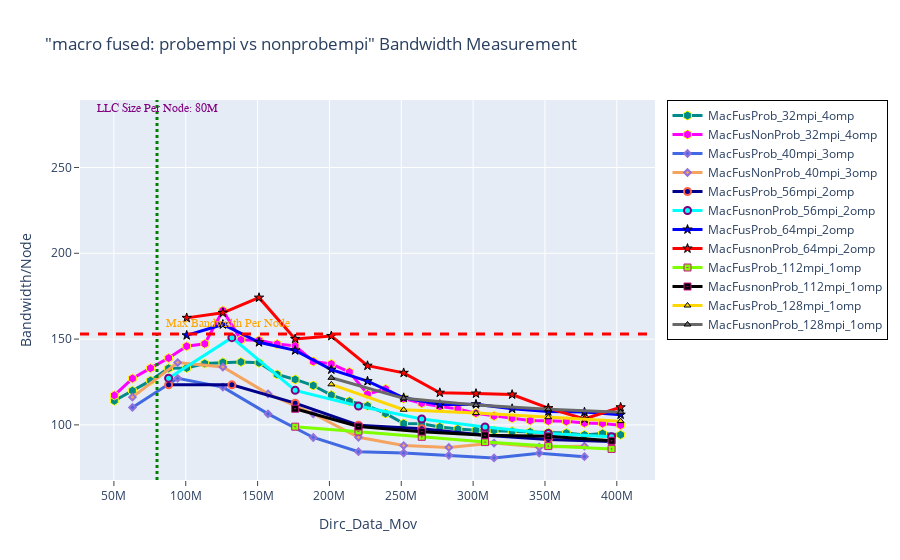

Notebook source saved alongside this figure:
### Markdown cell above
## Bandwidth - macro fused: probempi vs nonprobempi

### Code cell
fig = go.Figure() 

# 1----
fig.add_trace(go.Scatter(x=(dfn4MacFusProb_32mpi_4omp.Dirc_Data_Mov*(dfn4MacFusProb_32mpi_4omp.MPI_size/4)), 
                         y=(dfn4MacFusProb_32mpi_4omp.BAND*(dfn4MacFusProb_32mpi_4omp.MPI_size/4)), 
                         mode='lines+markers', 
                         name='MacFusProb_32mpi_4omp',
                         line=dict(color='darkcyan',width=3),
                         marker=dict(symbol='hexagon',size=9, line=dict(color='yellow',width=1))))

fig.add_trace(go.Scatter(x=(dfn4MacFusNonProb_32mpi_4omp.Dirc_Data_Mov*(dfn4MacFusNonProb_32mpi_4omp.MPI_size/4)), 
                         y=(dfn4MacFusNonProb_32mpi_4omp.BAND*(dfn4MacFusNonProb_32mpi_4omp.MPI_size/4)), 
                         mode='lines+markers', 
                         name='MacFusNonProb_32mpi_4omp',
                         line=dict(color='magenta',width=3),
                         marker=dict(symbol='hexagon',size=9, line=dict(color='yellow',width=1))))


# 2----
fig.add_trace(go.Scatter(x=(dfn4MacFusProb_40mpi_3omp.Dirc_Data_Mov*(dfn4MacFusProb_40mpi_3omp.MPI_size/4)), 
                         y=(dfn4MacFusProb_40mpi_3omp.BAND*(dfn4MacFusProb_40mpi_3omp.MPI_size/4)), 
                         mode='lines+markers', 
                         name='MacFusProb_40mpi_3omp',
                         line=dict(color='royalblue',width=3),
                         marker=dict(symbol='diamond',size=5,line=dict(color='MediumPurple',width=2))))

fig.add_trace(go.Scatter(x=(dfn4MacFusNonProb_40mpi_3omp.Dirc_Data_Mov*(dfn4MacFusNonProb_40mpi_3omp.MPI_size/4)), 
                         y=(dfn4MacFusNonProb_40mpi_3omp.BAND*(dfn4MacFusNonProb_40mpi_3omp.MPI_size/4)), 
                         mode='lines+markers', 
                         name='MacFusNonProb_40mpi_3omp',
                         line=dict(color='sandybrown',width=3),
                         marker=dict(symbol='diamond',size=5,line=dict(color='MediumPurple',width=2))))


# 3----
fig.add_trace(go.Scatter(x=(dfn4MacFusProb_56mpi_2omp.Dirc_Data_Mov*(dfn4MacFusProb_56mpi_2omp.MPI_size/4)), 
                         y=(dfn4MacFusProb_56mpi_2omp.BAND*(dfn4MacFusProb_56mpi_2omp.MPI_size/4)), 
                         mode='lines+markers', 
                         name='MacFusProb_56mpi_2omp',
                         line=dict(color='darkblue',width=3),
                         marker=dict(symbol='circle',size=7, line=dict(color='tomato',width=2))))

fig.add_trace(go.Scatter(x=(dfn4MacFusnonProb_56mpi_2omp.Dirc_Data_Mov*(dfn4MacFusnonProb_56mpi_2omp.MPI_size/4)), 
                         y=(dfn4MacFusnonProb_56mpi_2omp.BAND*(dfn4MacFusnonProb_56mpi_2omp.MPI_size/4)), 
                         mode='lines+markers', 
                         name='MacFusnonProb_56mpi_2omp',
                         line=dict(color='cyan',width=3),
                         marker=dict(symbol='circle',size=7,line=dict(color='Purple',width=2))))



# 4----
fig.add_trace(go.Scatter(x=(dfn4MacFusProb_64mpi_2omp.Dirc_Data_Mov*(dfn4MacFusProb_64mpi_2omp.MPI_size/4)), 
                         y=(dfn4MacFusProb_64mpi_2omp.BAND*(dfn4MacFusProb_64mpi_2omp.MPI_size/4)), 
                         mode='lines+markers', 
                         name='MacFusProb_64mpi_2omp',
                         line=dict(color='blue',width=3),
                         marker=dict(symbol='star',size=7, line=dict(color='black',width=1))))

fig.add_trace(go.Scatter(x=(dfn4MacFusnonProb_64mpi_2omp.Dirc_Data_Mov*(dfn4MacFusnonProb_64mpi_2omp.MPI_size/4)), 
                         y=(dfn4MacFusnonProb_64mpi_2omp.BAND*(dfn4MacFusnonProb_64mpi_2omp.MPI_size/4)), 
                         mode='lines+markers', 
                         name='MacFusnonProb_64mpi_2omp',
                         line=dict(color='red',width=3),
                         marker=dict(symbol='star',size=7, line=dict(color='black',width=1))))


# 5----
fig.add_trace(go.Scatter(x=(dfn4MacFusProb_112mpi_1omp.Dirc_Data_Mov*(dfn4MacFusProb_112mpi_1omp.MPI_size/4)), 
                         y=(dfn4MacFusProb_112mpi_1omp.BAND*(dfn4MacFusProb_112mpi_1omp.MPI_size/4)), 
                         mode='lines+markers', 
                         name='MacFusProb_112mpi_1omp',
                         line=dict(color='chartreuse',width=3),
                         marker=dict(symbol='square-dot',size=7, line=dict(color='mediumvioletred',width=1))))

fig.add_trace(go.Scatter(x=(dfn4MacFusnonProb_112mpi_1omp.Dirc_Data_Mov*(dfn4MacFusnonProb_112mpi_1omp.MPI_size/4)), 
                         y=(dfn4MacFusnonProb_112mpi_1omp.BAND*(dfn4MacFusnonProb_112mpi_1omp.MPI_size/4)), 
                         mode='lines+markers', 
                         name='MacFusnonProb_112mpi_1omp',
                         line=dict(color='black',width=3),
                         marker=dict(symbol='square-dot',size=7, line=dict(color='mediumvioletred',width=1))))


# 6----
fig.add_trace(go.Scatter(x=(dfn4MacFusProb_128mpi_1omp.Dirc_Data_Mov*(dfn4MacFusProb_128mpi_1omp.MPI_size/4)), 
                         y=(dfn4MacFusProb_128mpi_1omp.BAND*(dfn4MacFusProb_128mpi_1omp.MPI_size/4)), 
                         mode='lines+markers', 
                         name='MacFusProb_128mpi_1omp',
                         line=dict(color='gold',width=3),
                         marker=dict(symbol='triangle-up',size=6, line=dict(color='black',width=1))))

fig.add_trace(go.Scatter(x=(dfn4MacFusnonProb_128mpi_1omp.Dirc_Data_Mov*(dfn4MacFusnonProb_128mpi_1omp.MPI_size/4)), 
                         y=(dfn4MacFusnonProb_128mpi_1omp.BAND*(dfn4MacFusnonProb_128mpi_1omp.MPI_size/4)), 
                         mode='lines+markers', 
                         name='MacFusnonProb_128mpi_1omp',
                         line=dict(color='dimgray',width=3),
                         marker=dict(symbol='triangle-up',size=6, line=dict(color='black',width=1))))



# Adding vertical and horizontal lines 
fig.add_vline(x=80e6, line_width=3, line_dash="dot", line_color="green")
fig.add_hline(y=153, line_width=3, line_dash="dash", line_color="red")

# Add annotation with arrow
fig.add_annotation(
    x='80e6'
    , y=280
    , text=f'LLC Size Per Node: 80M'
    , yanchor='bottom'
    , showarrow=False
    , arrowhead=1
    , arrowsize=1
    , arrowwidth=2
    , arrowcolor="#636363"
    , ax=-20
    , ay=-30
    , font=dict(size=12, color="purple", family="Sans Serif")
    , align="left"
    ,)

fig.add_annotation(
    x='130e6'
    , y=155
    , text=f'Max Bandwidth Per Node'
    , yanchor='bottom'
    , showarrow=False
    , arrowhead=1
    , arrowsize=1
    , arrowwidth=2
    , arrowcolor="#636363"
    , ax=-20
    , ay=-30
    , font=dict(size=12, color="orange", family="Sans Serif")
    , align="left"
    ,)


fig.update_layout(title='"macro fused: probempi vs nonprobempi" Bandwidth Measurement',
                  xaxis_title='Dirc_Data_Mov', yaxis_title='Bandwidth/Node', 
                  xaxis=dict(ticks="outside"),  
                  yaxis=dict(ticks="outside"),
                  legend=go.layout.Legend(bordercolor="black",borderwidth=1))

### Figure 1 — Plotly figure (JSON) as saved in the notebook; plotly's stock layout.template omitted (floating-point values rounded to 4 significant figures)
{"data": [{"line": {"color": "darkcyan", "width": 3}, "marker": {"line": {"color": "yellow", "width": 1}, "size": 9, "symbol": "hexagon"}, "mode": "lines+markers", "name": "MacFusProb_32mpi_4omp", "type": "scatter", "x": [50331648, 62914560, 75497472, 88080384, 100663296, 113246208, 125829120, 138412032, 150994944, 163577856, 176160768, 188743680, 201326592, 213909504, 226492416, 239075328, 251658240, 264241152, 276824064, 289406976, 301989888, 314572800, 327155712, 339738624, 352321536, 364904448, 377487360, 390070272, 402653184], "y": [114.0, 119.9, 125.8, 132.9, 133.1, 135.8, 136.4, 136.7, 136.2, 129.4, 126.5, 122.9, 117.4, 113.8, 111.1, 106.7, 100.8, 100.7, 98.77, 97.54, 96.89, 96.69, 96.23, 95.84, 95.5, 95.25, 94.16, 94.94, 94.21]}, {"line": {"color": "magenta", "width": 3}, "marker": {"line": {"color": "yellow", "width": 1}, "size": 9, "symbol": "hexagon"}, "mode": "lines+markers", "name": "MacFusNonProb_32mpi_4omp", "type": "scatter", "x": [50331648, 62914560, 75497472, 88080384, 100663296, 113246208, 125829120, 138412032, 150994944, 163577856, 176160768, 188743680, 201326592, 213909504, 226492416, 239075328, 251658240, 264241152, 276824064, 289406976, 301989888, 314572800, 327155712, 339738624, 352321536, 364904448, 377487360, 390070272, 402653184], "y": [117.2, 127.0, 133.0, 138.9, 145.8, 147.2, 166.6, 149.6, 149.2, 147.1, 146.0, 137.0, 135.5, 130.8, 117.9, 120.9, 115.3, 112.6, 110.7, 109.3, 106.8, 105.2, 103.8, 102.5, 102.3, 102.1, 101.1, 100.9, 99.85]}, {"line": {"color": "royalblue", "width": 3}, "marker": {"line": {"color": "MediumPurple", "width": 2}, "size": 5, "symbol": "diamond"}, "mode": "lines+markers", "name": "MacFusProb_40mpi_3omp", "type": "scatter", "x": [62914560, 94371840, 125829120, 157286400, 188743680, 220200960, 251658240, 283115520, 314572800, 346030080, 377487360], "y": [110.2, 127.1, 122.0, 106.4, 92.66, 84.36, 83.6, 82.25, 80.77, 83.52, 81.49]}, {"line": {"color": "sandybrown", "width": 3}, "marker": {"line": {"color": "MediumPurple", "width": 2}, "size": 5, "symbol": "diamond"}, "mode": "lines+markers", "name": "MacFusNonProb_40mpi_3omp", "type": "scatter", "x": [62914560, 94371840, 125829120, 157286400, 188743680, 220200960, 251658240, 283115520, 314572800, 346030080, 377487360], "y": [116.2, 136.3, 133.7, 118.1, 106.5, 92.75, 87.94, 86.85, 89.41, 87.04, 87.61]}, {"line": {"color": "darkblue", "width": 3}, "marker": {"line": {"color": "tomato", "width": 2}, "size": 7, "symbol": "circle"}, "mode": "lines+markers", "name": "MacFusProb_56mpi_2omp", "type": "scatter", "x": [88080384, 132120576, 176160768, 220200960, 264241152, 308281344, 352321536, 396361728], "y": [123.4, 123.4, 112.7, 99.83, 97.77, 94.0, 91.53, 90.37]}, {"line": {"color": "cyan", "width": 3}, "marker": {"line": {"color": "Purple", "width": 2}, "size": 7, "symbol": "circle"}, "mode": "lines+markers", "name": "MacFusnonProb_56mpi_2omp", "type": "scatter", "x": [88080384, 132120576, 176160768, 220200960, 264241152, 308281344, 352321536, 396361728], "y": [127.2, 150.8, 120.1, 111.0, 103.4, 98.73, 94.95, 93.13]}, {"line": {"color": "blue", "width": 3}, "marker": {"line": {"color": "black", "width": 1}, "size": 7, "symbol": "star"}, "mode": "lines+markers", "name": "MacFusProb_64mpi_2omp", "type": "scatter", "x": [100663296, 125829120, 150994944, 176160768, 201326592, 226492416, 251658240, 276824064, 301989888, 327155712, 352321536, 377487360, 402653184], "y": [152.2, 158.5, 148.1, 143.4, 132.2, 125.5, 115.8, 111.9, 112.0, 109.4, 107.7, 107.5, 106.0]}, {"line": {"color": "red", "width": 3}, "marker": {"line": {"color": "black", "width": 1}, "size": 7, "symbol": "star"}, "mode": "lines+markers", "name": "MacFusnonProb_64mpi_2omp", "type": "scatter", "x": [100663296, 125829120, 150994944, 176160768, 201326592, 226492416, 251658240, 276824064, 301989888, 327155712, 352321536, 377487360, 402653184], "y": [162.4, 165.3, 174.1, 150.1, 151.8, 134.5, 130.3, 118.7, 118.2, 117.7, 109.7, 103.5, 110.2]}, {"line": {"color": "chartreuse", "width": 3}, "marker": {"line": {"color": "mediumvioletred", "width": 1}, "size": 7, "symbol": "square-dot"}, "mode": "lines+markers", "name": "MacFusProb_112mpi_1omp", "type": "scatter", "x": [176160768, 220200960, 264241152, 308281344, 352321536, 396361728], "y": [98.93, 96.14, 93.05, 89.96, 87.64, 85.99]}, {"line": {"color": "black", "width": 3}, "marker": {"line": {"color": "mediumvioletred", "width": 1}, "size": 7, "symbol": "square-dot"}, "mode": "lines+markers", "name": "MacFusnonProb_112mpi_1omp", "type": "scatter", "x": [176160768, 220200960, 264241152, 308281344, 352321536, 396361728], "y": [109.4, 99.03, 96.05, 93.9, 93.31, 90.74]}, {"line": {"color": "gold", "width": 3}, "marker": {"line": {"color": "black", "width": 1}, "size": 6, "symbol": "triangle-up"}, "mode": "lines+markers", "name": "MacFusProb_128mpi_1omp", "type": "scatter", "x": [201326592, 251658240, 301989888, 352321536, 402653184], "y": [123.6, 108.8, 106.9, 104.5, 102.2]}, {"line": {"color": "dimgray", "width": 3}, "marker": {"line": {"color": "black", "width": 1}, "size": 6, "symbol": "triangle-up"}, "mode": "lines+markers", "name": "MacFusnonProb_128mpi_1omp", "type": "scatter", "x": [201326592, 251658240, 301989888, 352321536, 402653184], "y": [127.4, 115.5, 111.6, 109.1, 107.3]}], "layout": {"annotations": [{"align": "left", "arrowcolor": "#636363", "arrowhead": 1, "arrowsize": 1, "arrowwidth": 2, "ax": -20, "ay": -30, "font": {"color": "purple", "family": "Sans Serif", "size": 12}, "showarrow": false, "text": "LLC Size Per Node: 80M", "x": "80e6", "y": 280, "yanchor": "bottom"}, {"align": "left", "arrowcolor": "#636363", "arrowhead": 1, "arrowsize": 1, "arrowwidth": 2, "ax": -20, "ay": -30, "font": {"color": "orange", "family": "Sans Serif", "size": 12}, "showarrow": false, "text": "Max Bandwidth Per Node", "x": "130e6", "y": 155, "yanchor": "bottom"}], "legend": {"bordercolor": "black", "borderwidth": 1}, "shapes": [{"line": {"color": "green", "dash": "dot", "width": 3}, "type": "line", "x0": 80000000, "x1": 80000000, "xref": "x", "y0": 0, "y1": 1, "yref": "y domain"}, {"line": {"color": "red", "dash": "dash", "width": 3}, "type": "line", "x0": 0, "x1": 1, "xref": "x domain", "y0": 153, "y1": 153, "yref": "y"}], "title": {"text": "\"macro fused: probempi vs nonprobempi\" Bandwidth Measurement"}, "xaxis": {"ticks": "outside", "title": {"text": "Dirc_Data_Mov"}}, "yaxis": {"ticks": "outside", "title": {"text": "Bandwidth/Node"}}}}
